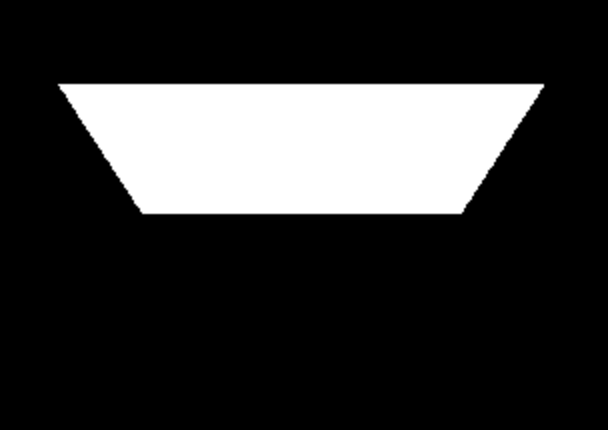
#> input picture test.png, 608 x 430 px
$ jupyter execute --allow-errors 'Find Contours.ipynb'   (older library calls are emulated)
#> lines starting #> are read from the running program, lines starting #| are printed output that depends on the picture; after the words box and inside, x2 and y2 are one past the last pixel; in counts of white or black regions, pixels touching at a corner belong together
[cell 1]
import numpy as np
import matplotlib.pyplot as plt
from matplotlib import patches
import cv2
from scipy import ndimage
from skimage import measure
from skimage import util
from pylab import *
import itertools
import argparse
import imutils

[cell 2]
image = cv2.imread("test.png")
#> image is the input picture: shape (430, 608, 3); min 0, max 255, mean 51.2
# image = cv2.imread('perfect_outline/roof1.png')
gray = cv2.cvtColor(image, cv2.COLOR_BGR2GRAY)

## Find contours

[cell 3]
print(gray.dtype)
#| uint8
print(gray.max())
#| 255
print(gray.min())
#| 0

[cell 4]
_, contours, _ = cv2.findContours(gray, cv2.RETR_EXTERNAL, cv2.CHAIN_APPROX_SIMPLE)
#> contours = 1 contour; box (x1, y1, x2, y2) and area: (57, 83, 545, 215) 53102
black = np.zeros_like(image)
for cnt in contours:
    epsilon = 0.01*cv2.arcLength(cnt, True)
    approx = cv2.approxPolyDP(cnt, epsilon, True)  # approximate corner points in polygon
    lines = cv2.drawContours(black, [approx], 0, (255, 255, 255), 7)
#> this loop made 1 pass
#> (epsilon, approx) on pass 1: (11.87, [[57, 83], [141, 214], [462, 214], [544, 88]])
#> pass 1, `lines = cv2.drawContours(black, [approx], 0, (255, 255, 255), 7)`:
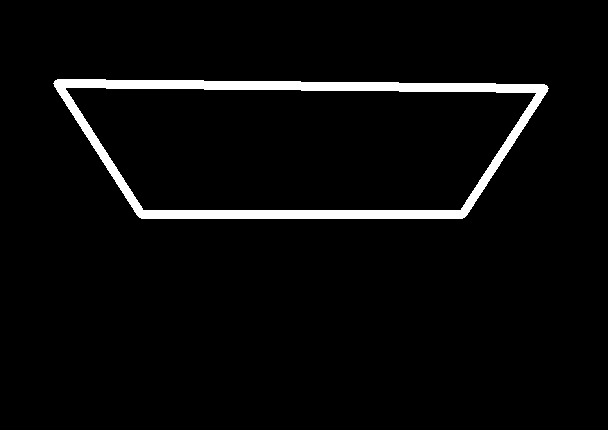
#> lines: shape (430, 608, 3); 3.8% white; 1 white region, box (x1, y1, x2, y2) and area: (53, 79, 549, 219) 9875

plt.figure("Example 2")
plt.imshow(lines)
plt.title("Binary Contours in an image - Polynomial Approximation")
plt.show()
